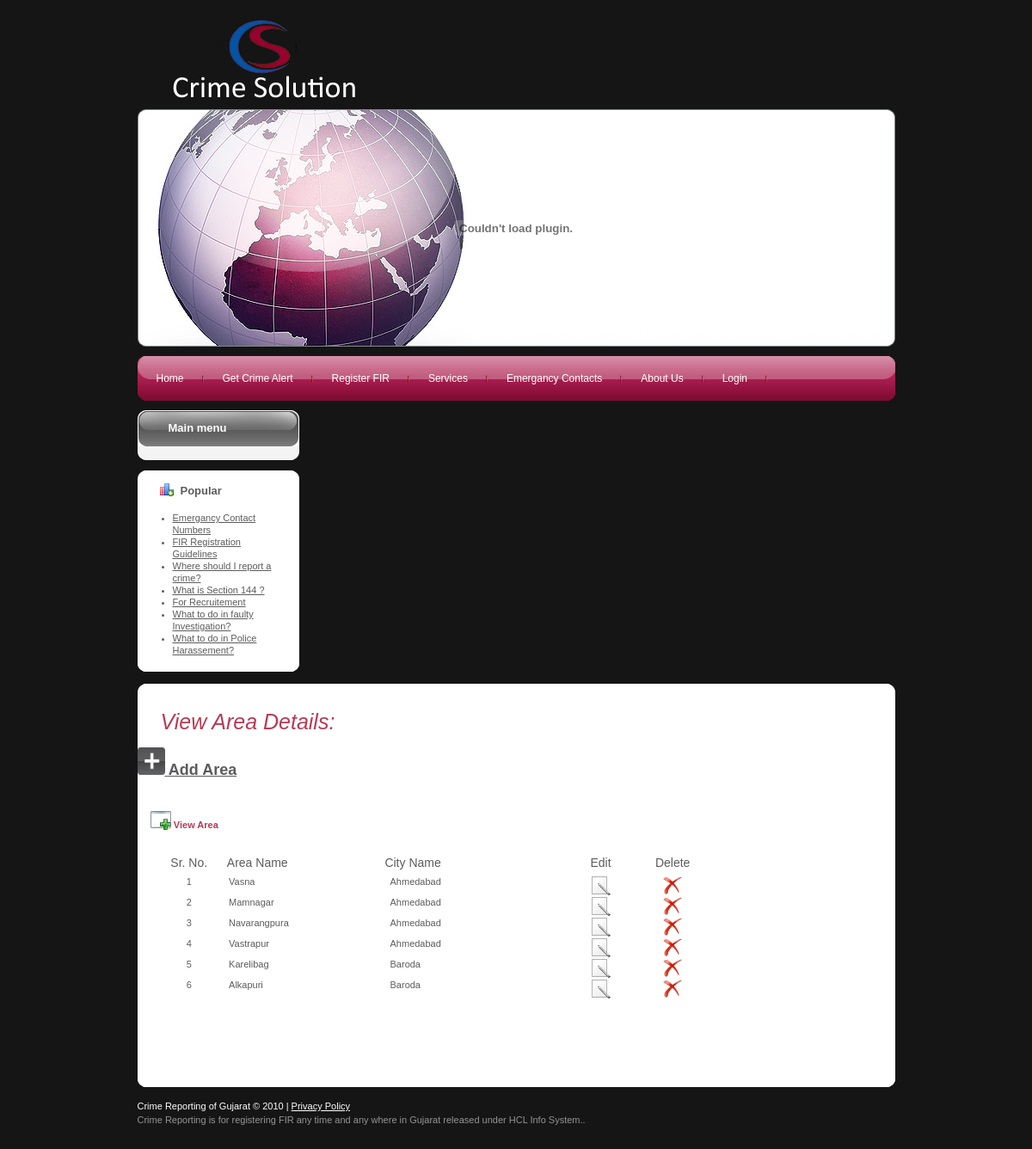
Page /viewarea.php on the committed database.
### tables this page shows
CREATE TABLE `mstr_area` (
  `area_id` int(10) unsigned NOT NULL auto_increment,
  `area_name` varchar(45) NOT NULL,
  `pincode` int(10) unsigned NOT NULL,
  `city_id` int(10) unsigned NOT NULL,
  PRIMARY KEY  (`area_id`),
  KEY `FK_mstr_area_1` (`city_id`),
  CONSTRAINT `FK_mstr_area_1` FOREIGN KEY (`city_id`) REFERENCES `mstr_city` (`city_id`)
);

CREATE TABLE `mstr_city` (
  `city_id` int(10) unsigned NOT NULL auto_increment,
  `city_name` varchar(45) NOT NULL,
  PRIMARY KEY  (`city_id`)
);

### viewarea.php (the view, shortened to what this page needs)
<?php
include("header.php");
include("sidebar.php");
$selectQuery = "select *from mstr_area ma,mstr_city  mc where ma.city_id=mc.city_id ";
$resultSet = mysql_query($selectQuery) or die(mysql_error());
?>
<link rel="stylesheet" href="files/template.css" type="text/css">
<link rel="stylesheet" href="files/constant.css" type="text/css">
<div id="content">
  <div class="clear">
	<div id="container" class="wrapper-container">
       <div class="corner-top-left">
       <div class="corner-top-right">
       <div class="corner-bottom-left">
       <div class="corner-bottom-right">
      <h2 class="componentheading"><em>View Area Details: </em></h2>
      <p><a href="area.php" class="clear1 style7"><img src="images/addButton.png" /><span class="style15"> Add Area </span></a>
        </strong>      </p>
      <p>&nbsp;</p>
      <table width="76%" border="0" bgcolor="#FFFFFF">
	<tr>
		<td colspan="7" height="49" align="left" valign="middle" class="rowBorder">&nbsp;&nbsp;&nbsp;&nbsp;
		<img src="images/view.png" align="absbottom"/><span class="highlight"> View Area </span></td>
	</tr>
	<tr>
		<td height="5" colspan="7"></td>
	</tr>
	<tr >
	  <td width="3%">&nbsp;</td>
      <td width="12%" align="center" class="style4 tableHeading style2">Sr. No.</td>
      <td width="28%" class="style4 tableHeading style2">&nbsp;Area Name</td>
      <td width="32%" class="style4 tableHeading style2">City Name </td>
      <td width="11%" align="center" class="style4 tableHeading style2">Edit</td>
      <td width="14%" align="center" class="style4 tableHeading style2">Delete</td>
    </tr>
	<tr>
	<td colspan="7" height="5"></td>
</tr>
<tr>
	<td colspan="7" height="3"></td>
</tr>
    <?php
	$i = 1;
	while($record=mysql_fetch_array($resultSet))
	{
	?>
    <tr >
      <td >&nbsp;</td>
      <td align="center" ><?php echo $i++; ?></td>
      <td align="left" >&nbsp;&nbsp;<?php echo $record["area_name"];?></td>
      <td align="left" >&nbsp;&nbsp;<?php echo $record["city_name"];?></td>
      <td align="center" ><a href="editarea.php?areaname=<?php echo $record["area_name"];?>">
	  <img title="Edit area" src="images/edit.png"  /> </a></td>
      <td align="center" ><a href="deletearea.php?areaname=<?php echo $record["area_name"];?>">
	  <img title="Delete area Details" src="images/delete.png" /></a></td>
    </tr>
    <?php
	}
	?>
    <tr  >
      <td colspan="9" >&nbsp;</td>
    </tr>
  </table>
      <p>&nbsp;</p>
      <p>&nbsp;</p>
      <p>&nbsp;</p>
      </div>
       </div>
	</div>
	</div>
	</div>
      <?php include("footer.php");?>

### files/template.css (style rules this page uses)
body, td, th, div, p, label { color:#5c5c5c; font:normal 11px/14px Verdana, Arial, Helvetica, sans-serif; }
a { color:#5c5c5c; text-decoration:underline; }
.componentheading { color:#B53B55; font-size:25px; font-weight:normal; line-height:140%; margin:0 0px 10px 0; padding:16px 0 2px 27px; font-family:Verdana, Arial, Helvetica, sans-serif; }
.highlight { color:#B53B55; font-weight:bold }
#body { background:#151515; }
.clear { width:100%; overflow:hidden; }
.clear1 { clear:both; }
#container { overflow:hidden; height:100%; text-align:left; padding:2px 0 0 0; }
.wrapper-container .corner-top-left, .wrapper-box .corner-top-left { background:url(../images/corner1_top_left.gif) no-repeat left top #FFF; }
.wrapper-container .corner-top-right, .wrapper-box .corner-top-right { background:url(../images/corner1_top_right.gif) no-repeat right top; }
.wrapper-container .corner-bottom-left, .wrapper-box .corner-bottom-left { background:url(../images/corner1_bottom_left.gif) no-repeat left bottom; }
.wrapper-container .corner-bottom-right, .wrapper-box .corner-bottom-right { background:url(../images/corner1_bottom_right.gif) no-repeat right bottom; }
#container .corner-bottom-right { padding:11px 0 7px 0; }

### files/constant.css (style rules this page uses)
* { padding:0px 0px 0px 0px; margin:0px 0px 0px 0px; }
html { height:100% }
body { text-align:center; }
table { border-collapse:collapse; border:0px; padding:0; }
td { vertical-align:top }
img { border:none }
h2 { font-size:120% }
p { padding:0px 0px 13px 0px; }

### css/template.css (style rules this page uses)
body, td, th, div, p, label { color:#5c5c5c; font:normal 11px/14px Verdana, Arial, Helvetica, sans-serif; }
a { color:#5c5c5c; text-decoration:underline; }
.componentheading { color:#B53B55; font-size:25px; font-weight:normal; line-height:140%; margin:0 0px 10px 0; padding:16px 0 2px 27px; font-family:Verdana, Arial, Helvetica, sans-serif; }
.highlight { color:#B53B55; font-weight:bold }
#body { background:#151515; }
.clear { width:100%; overflow:hidden; }
.clear1 { clear:both; }
#container { overflow:hidden; height:100%; text-align:left; padding:2px 0 0 0; }
.wrapper-container .corner-top-left, .wrapper-box .corner-top-left { background:url(../images/corner1_top_left.gif) no-repeat left top #FFF; }
.wrapper-container .corner-top-right, .wrapper-box .corner-top-right { background:url(../images/corner1_top_right.gif) no-repeat right top; }
.wrapper-container .corner-bottom-left, .wrapper-box .corner-bottom-left { background:url(../images/corner1_bottom_left.gif) no-repeat left bottom; }
.wrapper-container .corner-bottom-right, .wrapper-box .corner-bottom-right { background:url(../images/corner1_bottom_right.gif) no-repeat right bottom; }
#container .corner-bottom-right { padding:11px 0 7px 0; }

### viewarea.php (style rules this page uses)
.style2 { font-family: Verdana, Arial, Helvetica, sans-serif }
.style4 { font-size: 14px }
.style7 { font-size: 12; font-weight: bold; }

### rows in the picture
mstr_area: area_name "Vasna", city.city_name "Ahmedabad"
mstr_area: area_name "Mamnagar", city.city_name "Ahmedabad"
mstr_area: area_name "Navarangpura", city.city_name "Ahmedabad"
mstr_area: area_name "Vastrapur", city.city_name "Ahmedabad"
mstr_area: area_name "Karelibag", city.city_name "Baroda"
mstr_area: area_name "Alkapuri", city.city_name "Baroda"
